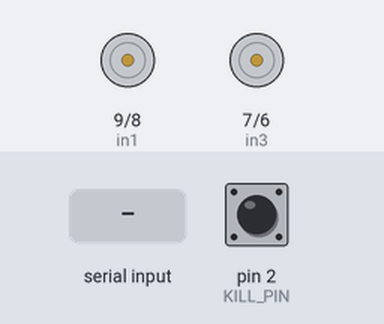
Bench run of a sketch on a simulated Arduino Uno, built with avr-gcc and run on an emulated ATmega328P. On the bench: motor-driver pin pairs drawn as motors (green arrow = first pin HIGH = forward, orange = second pin HIGH = backward, longer = more drive, scaled by the enable pin). The inputs (shaded band) are chosen by the test bench; at power-on: pin 2 (KILL_PIN) HIGH. What the sketch prints to the serial monitor is not drawn.

Above: at 1.2 s.
1.3 s: "F" received over Serial
At 1.6 s:
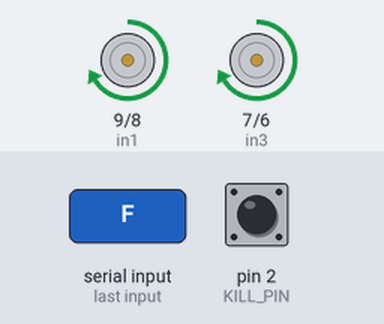
2.8 s: "L" received over Serial
At 3.9 s:
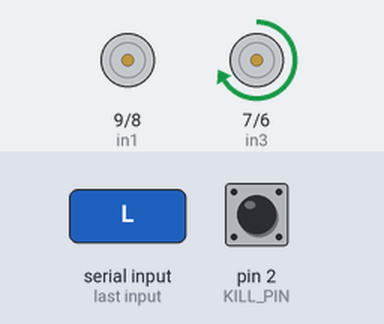
4.3 s: "R" received over Serial
At 5.1 s:
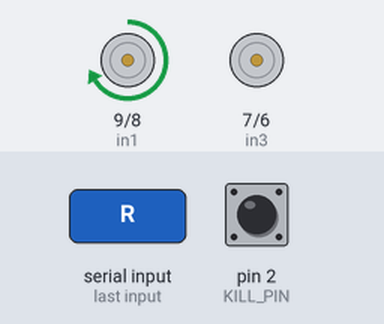
5.8 s: pin 2 (KILL_PIN) pulled LOW for 0.15 s
At 6.2 s:
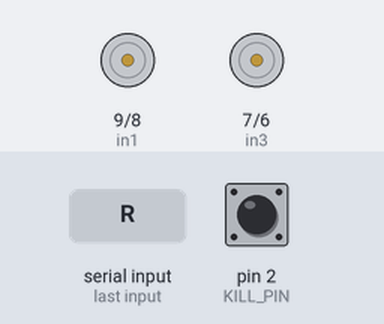
Timing chart, 0 to 8.4 s (numbered marks = the images above; inputs shaded):
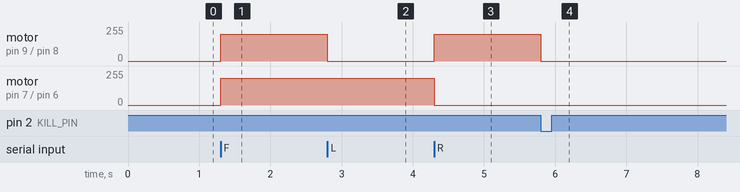

Measured:
- after the input at 1.3 s, motor on pin 9 (in1) / pin 8 (in2), motor on pin 7 (in3) / pin 6 (in4): stopped → forward 200/255 at once
- after the input at 2.8 s, motor on pin 9 (in1) / pin 8 (in2): forward 200/255 → stopped at once
- after the input at 4.3 s, motor on pin 9 (in1) / pin 8 (in2): stopped → forward 200/255 at once; motor on pin 7 (in3) / pin 6 (in4): forward 200/255 → stopped at once
- after the input at 5.8 s, motor on pin 9 (in1) / pin 8 (in2): forward 200/255 → stopped at once

The sketch:

line_follow.ino
```cpp
// line_follower.ino
// Arduino UNO + L298N (HW-95) motor driver
// Listens for 'F','L','R','S' over Serial and drives two motors.
// Prints direction & pin states for debugging.

#include <Arduino.h>

// Motor driver pins (HW-95 definitions)
#define enA    10   // PWM enable Motor A
#define in1     9   // Dir1 Motor A
#define in2     8   // Dir2 Motor A
#define in3     7   // Dir1 Motor B
#define in4     6   // Dir2 Motor B
#define enB     5   // PWM enable Motor B

#define KILL_PIN 2  // Emergency stop (active LOW)

const uint8_t MOTOR_SPEED = 200;  // 0–255 PWM duty

void setup() {
  // Configure motor driver pins
  pinMode(enA, OUTPUT);
  pinMode(in1, OUTPUT);
  pinMode(in2, OUTPUT);
  pinMode(in3, OUTPUT);
  pinMode(in4, OUTPUT);
  pinMode(enB, OUTPUT);

  // Configure kill switch
  pinMode(KILL_PIN, INPUT_PULLUP);

  // Serial for commands & debug
  Serial.begin(9600);
  while (!Serial) { /* wait for Serial port */ }

  stopMotors();
  Serial.println("Arduino Line-Follower Ready");
}

void loop() {
  // Emergency kill: if button pressed, stop forever
  if (digitalRead(KILL_PIN) == LOW) {
    stopMotors();
    Serial.println("KILL switch engaged — motors stopped.");
    while (true) { }
  }

  // Process incoming command
  if (Serial.available()) {
    char cmd = Serial.read();
    switch (cmd) {
      case 'F': forward();   break;
      case 'L': turnLeft();  break;
      case 'R': turnRight(); break;
      case 'S':
      default:  stopMotors(); break;
    }
  }
}

// ——— Movement routines ———

void forward() {
  analogWrite(enA, MOTOR_SPEED);
  analogWrite(enB, MOTOR_SPEED);
  digitalWrite(in1, HIGH);
  digitalWrite(in2, LOW);
  digitalWrite(in3, HIGH);
  digitalWrite(in4, LOW);
  debugPins("FORWARD");
}

void turnLeft() {
  analogWrite(enA, 0);
  analogWrite(enB, MOTOR_SPEED);
  digitalWrite(in1, LOW);
  digitalWrite(in2, LOW);
  digitalWrite(in3, HIGH);
  digitalWrite(in4, LOW);
  debugPins("LEFT");
}

void turnRight() {
  analogWrite(enA, MOTOR_SPEED);
  analogWrite(enB, 0);
  digitalWrite(in1, HIGH);
  digitalWrite(in2, LOW);
  digitalWrite(in3, LOW);
  digitalWrite(in4, LOW);
  debugPins("RIGHT");
}

void stopMotors() {
  analogWrite(enA, 0);
  analogWrite(enB, 0);
  digitalWrite(in1, LOW);
  digitalWrite(in2, LOW);
  digitalWrite(in3, LOW);
  digitalWrite(in4, LOW);
  debugPins("STOP");
}

// ——— Debug helper ———
// Print direction + pin states & PWM duty
void debugPins(const char* direction) {
  Serial.print(">> Dir: "); Serial.println(direction);

  Serial.print("   PWM enA(pin "); Serial.print(enA);
  Serial.print(")="); Serial.print(getPWM(enA));
  Serial.print(", enB(pin "); Serial.print(enB);
  Serial.print(")="); Serial.println(getPWM(enB));

  Serial.print("   in1(pin "); Serial.print(in1);
  Serial.print(")="); Serial.print(digitalRead(in1)?"HIGH":"LOW");
  Serial.print(", in2(pin "); Serial.print(in2);
  Serial.print(")="); Serial.print(digitalRead(in2)?"HIGH":"LOW");
  Serial.print(", in3(pin "); Serial.print(in3);
  Serial.print(")="); Serial.print(digitalRead(in3)?"HIGH":"LOW");
  Serial.print(", in4(pin "); Serial.print(in4);
  Serial.print(")="); Serial.println(digitalRead(in4)?"HIGH":"LOW");
  Serial.println();
}

// Return current PWM duty for enable pins
int getPWM(int pin) {
  return (pin==enA || pin==enB) ? MOTOR_SPEED : 0;
}
```
